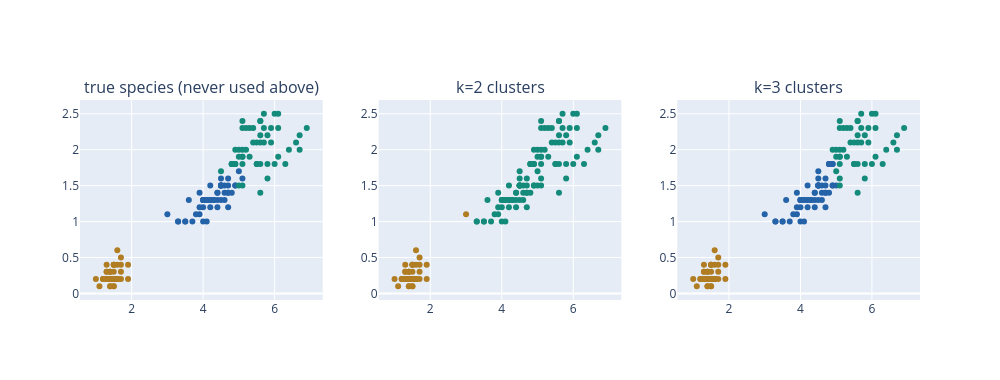

The cell this chart's notebook holds for it:
### Markdown cell above
**Idea -- check the disagreement against reality, once.** Everything above assumed no ground truth, which is the honest default. This dataset happens to keep one anyway: the species each flower actually belongs to, deliberately never loaded until now. Look, once, and see which of k=2 or k=3 the real answer sides with.

### Code cell
from sklearn.metrics import adjusted_rand_score

species_names = iris.target_names   # not used during clustering -- inspected now, for the first time
y = iris.target
species_palette = [GOLD, BLUE, TEAL]  # setosa, versicolor, virginica

def majority_color(assign, y, palette):
    colors_by_cluster = {}
    for j in np.unique(assign):
        majority_species = np.bincount(y[assign == j]).argmax()
        colors_by_cluster[j] = palette[majority_species]
    return [colors_by_cluster[a] for a in assign]

h2 = kmeans_from_scratch(X, k=2, n_iter=15, seed=1)
h3 = kmeans_from_scratch(X, k=3, n_iter=15, seed=1)
assign2, assign3 = h2["assign"][-1], h3["assign"][-1]

fig = make_subplots(rows=1, cols=3, subplot_titles=(
    "true species (never used above)", "k=2 clusters", "k=3 clusters"))
fig.add_trace(go.Scatter(x=X[:, 0], y=X[:, 1], mode="markers",
                          marker=dict(color=[species_palette[s] for s in y], size=6)), row=1, col=1)
fig.add_trace(go.Scatter(x=X[:, 0], y=X[:, 1], mode="markers",
                          marker=dict(color=majority_color(assign2, y, species_palette), size=6)), row=1, col=2)
fig.add_trace(go.Scatter(x=X[:, 0], y=X[:, 1], mode="markers",
                          marker=dict(color=majority_color(assign3, y, species_palette), size=6)), row=1, col=3)
fig.update_layout(width=1000, height=380, showlegend=False)
fig.show()

print(f"agreement with real species -- k=2: ARI={adjusted_rand_score(y, assign2):.3f}, "
      f"k=3: ARI={adjusted_rand_score(y, assign3):.3f}")

### Figure 1 — Plotly figure (JSON) as saved in the notebook; plotly's stock layout.template omitted (floating-point values rounded to 4 significant figures; data arrays with more than 128 entries replaced by an {"elided": "..."} marker saying what was removed)
{"data": [{"marker": {"color": {"elided": "150 str values"}, "size": 6}, "mode": "markers", "type": "scatter", "x": {"elided": "150 float values"}, "xaxis": "x", "y": {"elided": "150 float values"}, "yaxis": "y"}, {"marker": {"color": {"elided": "150 str values"}, "size": 6}, "mode": "markers", "type": "scatter", "x": {"elided": "150 float values"}, "xaxis": "x2", "y": {"elided": "150 float values"}, "yaxis": "y2"}, {"marker": {"color": {"elided": "150 str values"}, "size": 6}, "mode": "markers", "type": "scatter", "x": {"elided": "150 float values"}, "xaxis": "x3", "y": {"elided": "150 float values"}, "yaxis": "y3"}], "layout": {"annotations": [{"font": {"size": 16}, "showarrow": false, "text": "true species (never used above)", "x": 0.1444, "xanchor": "center", "xref": "paper", "y": 1.0, "yanchor": "bottom", "yref": "paper"}, {"font": {"size": 16}, "showarrow": false, "text": "k=2 clusters", "x": 0.5, "xanchor": "center", "xref": "paper", "y": 1.0, "yanchor": "bottom", "yref": "paper"}, {"font": {"size": 16}, "showarrow": false, "text": "k=3 clusters", "x": 0.8556, "xanchor": "center", "xref": "paper", "y": 1.0, "yanchor": "bottom", "yref": "paper"}], "height": 380, "showlegend": false, "width": 1000, "xaxis": {"anchor": "y", "domain": [0.0, 0.2889]}, "xaxis2": {"anchor": "y2", "domain": [0.3556, 0.6444]}, "xaxis3": {"anchor": "y3", "domain": [0.7111, 1.0]}, "yaxis": {"anchor": "x", "domain": [0.0, 1.0]}, "yaxis2": {"anchor": "x2", "domain": [0.0, 1.0]}, "yaxis3": {"anchor": "x3", "domain": [0.0, 1.0]}}}
